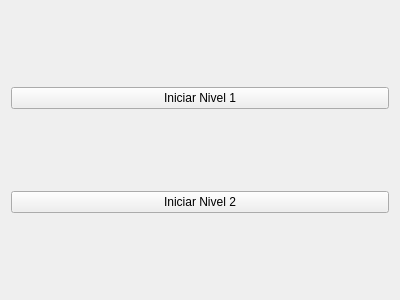
<?xml version="1.0" encoding="UTF-8"?>
<ui version="4.0">
 <class>menu</class>
 <widget class="QWidget" name="menu">
  <property name="geometry">
   <rect>
    <x>0</x>
    <y>0</y>
    <width>400</width>
    <height>300</height>
   </rect>
  </property>
  <property name="windowTitle">
   <string>Form</string>
  </property>
  <layout class="QVBoxLayout" name="verticalLayout">
   <item>
    <widget class="QPushButton" name="btnNivel1">
     <property name="text">
      <string>Iniciar Nivel 1</string>
     </property>
    </widget>
   </item>
   <item>
    <widget class="QPushButton" name="btnNivel2">
     <property name="text">
      <string>Iniciar Nivel 2</string>
     </property>
    </widget>
   </item>
  </layout>
 </widget>
 <resources/>
 <connections/>
</ui>
